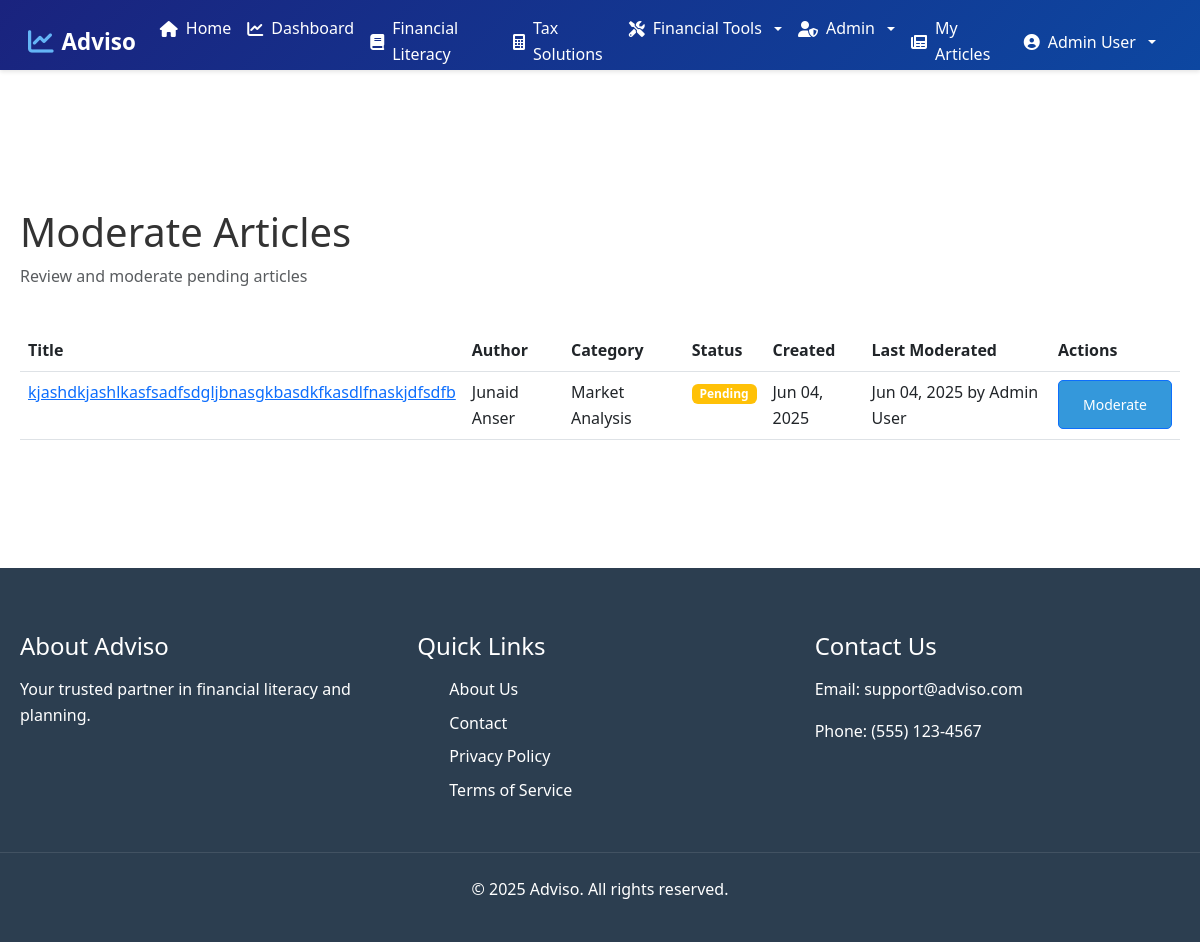
The page /moderate-article.php (signed in) on the database its author committed.
### tables this page shows
CREATE TABLE `articles` (
  `id` int(11) NOT NULL,
  `title` varchar(255) NOT NULL,
  `slug` varchar(255) NOT NULL,
  `content` text NOT NULL,
  `author_id` int(11) NOT NULL,
  `category_id` int(11) NOT NULL,
  `status` enum('draft','pending','published','rejected','revision_needed') NOT NULL DEFAULT 'draft',
  `moderator_feedback` text DEFAULT NULL,
  `moderated_by` int(11) DEFAULT NULL,
  `moderated_at` timestamp NULL DEFAULT NULL,
  `created_at` timestamp NOT NULL DEFAULT current_timestamp(),
  `updated_at` timestamp NOT NULL DEFAULT current_timestamp() ON UPDATE current_timestamp()
);

CREATE TABLE `users` (
  `id` int(11) NOT NULL,
  `name` varchar(100) NOT NULL,
  `email` varchar(255) NOT NULL,
  `password` varchar(255) NOT NULL,
  `role` enum('user','admin') DEFAULT 'user',
  `created_at` timestamp NOT NULL DEFAULT current_timestamp(),
  `updated_at` timestamp NOT NULL DEFAULT current_timestamp() ON UPDATE current_timestamp()
);

CREATE TABLE `categories` (
  `id` int(11) NOT NULL,
  `name` varchar(100) NOT NULL,
  `slug` varchar(100) NOT NULL,
  `description` text DEFAULT NULL,
  `created_at` timestamp NOT NULL DEFAULT current_timestamp(),
  `updated_at` timestamp NOT NULL DEFAULT current_timestamp() ON UPDATE current_timestamp()
);

### moderate-article.php (the view, shortened to what this page needs)
<?php
require_once 'includes/config.php';
include 'includes/header.php';
$articles_stmt = $conn->prepare("
    SELECT a.*, u.name as author_name, c.name as category_name,
           COALESCE(m.name, 'Not moderated') as moderator_name
    FROM articles a
    JOIN users u ON a.author_id = u.id
    JOIN categories c ON a.category_id = c.id
    LEFT JOIN users m ON a.moderated_by = m.id
    WHERE a.status IN ('pending', 'revision_needed')
    ORDER BY a.created_at DESC
");
$articles_stmt->execute();
$articles_result = $articles_stmt->get_result();
?>
<div class="container py-5">
    <div class="row mb-4">
        <div class="col">
            <h1>Moderate Articles</h1>
            <p class="text-muted">Review and moderate pending articles</p>
        </div>
    </div>
    <div class="row">
        <div class="col">
            <?php if ($articles_result->num_rows > 0): ?>
                <div class="table-responsive">
                    <table class="table table-hover">
                        <thead>
                            <tr>
                                <th>Title</th>
                                <th>Author</th>
                                <th>Category</th>
                                <th>Status</th>
                                <th>Created</th>
                                <th>Last Moderated</th>
                                <th>Actions</th>
                            </tr>
                        </thead>
                        <tbody>
                            <?php while ($article = $articles_result->fetch_assoc()): ?>
                                <tr>
                                    <td>
                                        <a href="article.php?slug=<?php echo htmlspecialchars($article['slug']); ?>" target="_blank">
                                            <?php echo htmlspecialchars($article['title']); ?>
                                        </a>
                                    </td>
                                    <td><?php echo htmlspecialchars($article['author_name']); ?></td>
                                    <td><?php echo htmlspecialchars($article['category_name']); ?></td>
                                    <td>
                                        <span class="badge bg-<?php
                                            echo $article['status'] === 'pending' ? 'warning' :
                                                ($article['status'] === 'revision_needed' ? 'info' : 'secondary');
                                        ?>">
                                            <?php echo ucfirst($article['status']); ?>
                                        </span>
                                    </td>
                                    <td><?php echo date('M d, Y', strtotime($article['created_at'])); ?></td>
                                    <td>
                                        <?php
                                        if ($article['moderated_at']) {
                                            echo date('M d, Y', strtotime($article['moderated_at']));
                                            echo " by " . htmlspecialchars($article['moderator_name']);
                                        } else {
                                            echo "Not moderated yet";
                                        }
                                        ?>
                                    </td>
                                    <td>
                                        <button type="button" class="btn btn-primary btn-sm"
                                                data-bs-toggle="modal"
                                                data-bs-target="#moderateModal<?php echo $article['id']; ?>">
                                            Moderate
                                        </button>
                                    </td>
                                </tr>
                            <?php endwhile; ?>
                        </tbody>
                    </table>
                </div>
            <?php else: ?>
                <div class="alert alert-info">
                    No articles pending moderation.
                </div>
            <?php endif; ?>
        </div>
    </div>
</div>
<?php include 'includes/footer.php'; ?>

### assets/css/style.css (style rules this page uses)
* { margin: 0; padding: 0; box-sizing: border-box; }
body { font-family: 'Segoe UI', Tahoma, Geneva, Verdana, sans-serif; line-height: 1.6; color: #333; padding-top: 90px; min-height: 100vh; }
.container { max-width: 1200px; margin: 0 auto; padding: 30px 20px; }
.btn { display: inline-block; padding: 0.8rem 1.5rem; border-radius: 5px; text-decoration: none; font-weight: 500; transition: all 0.3s ease; }
.btn-primary { background-color: #3498db; color: white; }

### includes/header.php (style rules this page uses)
body { margin-top: 70px; }

### rows shown on the page
articles: title "kjashdkjashlkasfsadfsdgljbnasgkbasdkfkasdlfnaskjdfsdfb", author.name "Junaid Anser", category.name "Market Analysis", status "Pending", created_at "Jun 04, 2025", moderated_at "Jun 04, 2025", moderator_name "Admin User"

### other values the page prints
$_SESSION['name'] "Admin User"
